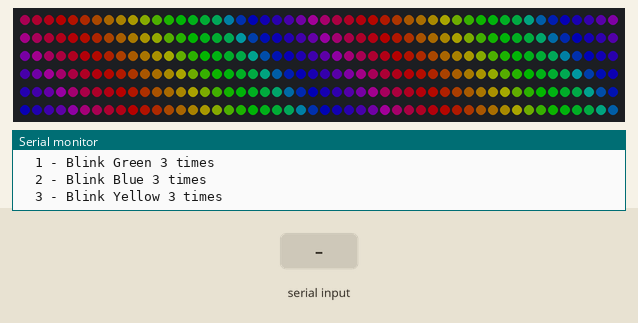
This sketch was run on a simulated ESP32. Shown: 300 RGB LEDs in strip order, left to right, continuing on the next row, the last lines printed to the serial monitor. Inputs (shaded band) come from the test bench. Dim RGB values are drawn brighter than linear.

Above: at 4.2 s.
4.3 s: "30,150\n" received over Serial
At 5.05 s:
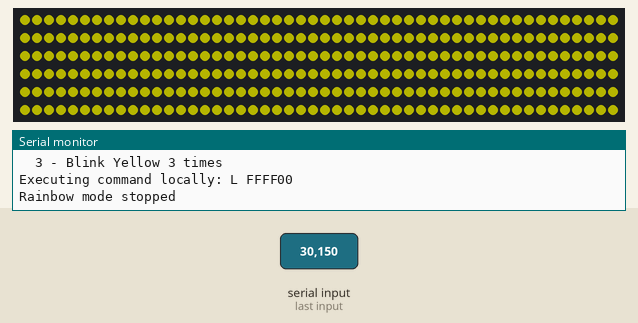
6.6 s: "2" received over Serial
At 8.41 s:
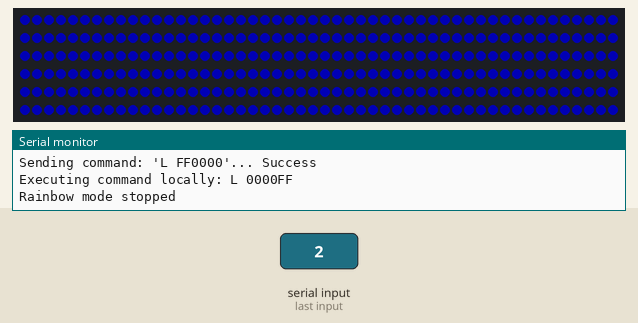
9.6 s: "S 90\n" received over Serial
At 10.44 s:
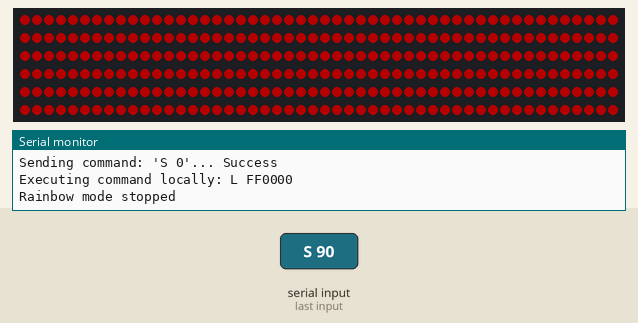
Timing chart, 0 to 12.6 s (numbered marks = the images above; inputs shaded):
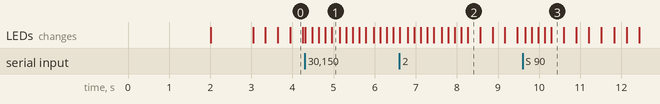

The sketch:

ledmaster.ino
```cpp
#include <FastLED.h>
#include <esp_now.h>
#include <WiFi.h>
#include <esp_wifi.h>

// LED settings
#define DATA_PIN 10 // Change to the data pin you are using for the master's LEDs
#define NUM_LEDS 300 // Change to the number of LEDs for the master
#define BLINK_INTERVAL 150
#define BLINK_COUNT 3

// ESP-NOW settings
#define CHANNEL 14
uint8_t broadcastAddr[] = {0xFF, 0xFF, 0xFF, 0xFF, 0xFF, 0xFF};

// Command definitions
#define CAM0_COMMAND "L FF0000" //RED
#define CAM1_COMMAND "L 00FF00" //GREEN
#define CAM2_COMMAND "L 0000FF" //BLUE
#define CAM3_COMMAND "L FFFF00" //YELLOW

#define DEBUG true

// Global LED variables
CRGB leds[NUM_LEDS];
bool rainbowMode = true;
unsigned long lastRainbowUpdate = 0;
uint8_t rainbowDelay = 20; // Default rainbow speed

// Forward declarations
void startRainbow();
void stopRainbow();
void rainbowCycle();
void blinkColor(CRGB color, int count, int intervalMs);
CRGB hexToCRGB(const String& hex);
void executeCommand(const String& command);

// ESP-NOW callback (not used in master)
void onReceiveData(const esp_now_recv_info_t *recvInfo, const uint8_t *incomingData, int len) {
  // Master does not need to receive data in this setup.
}

// Function to send a command via ESP-NOW
void sendCommand(const String& command) {
  esp_err_t sendResult = esp_now_send(broadcastAddr, (const uint8_t *)command.c_str(), command.length());
#if DEBUG
  Serial.print("Sending command: '");
  Serial.print(command);
  Serial.print("'... ");
  if (sendResult == ESP_OK) {
    Serial.println("Success");
  } else {
    Serial.println("Failed");
  }
#endif
}

void setup() {
  Serial.begin(115200);
  delay(2000); // Wait for serial to initialize

  // LED initialization
  FastLED.addLeds<WS2812B, DATA_PIN, GRB>(leds, NUM_LEDS);
  FastLED.setBrightness(64);
  FastLED.clear();
  FastLED.show();
  Serial.println("LED Master Controller Starting...");

  // WiFi setup
  WiFi.mode(WIFI_STA);
  esp_wifi_set_ps(WIFI_PS_NONE);
  WiFi.disconnect();
  delay(1000);

#if DEBUG
  Serial.print("This ESP32 MAC address: ");
  Serial.println(WiFi.macAddress());
#endif

  // Set a fixed channel
  esp_wifi_set_channel(CHANNEL, WIFI_SECOND_CHAN_NONE);

  // Initialize ESP-NOW
  if (esp_now_init() == ESP_OK) {
#if DEBUG
    Serial.println("ESP-NOW Ready");
#endif
    esp_now_register_recv_cb(onReceiveData);
  } else {
#if DEBUG
    Serial.println("ESP-NOW init failed");
#endif
    return;
  }

  // Add broadcast peer
  esp_now_peer_info_t peerInfo = {};
  memcpy(peerInfo.peer_addr, broadcastAddr, 6);
  peerInfo.channel = CHANNEL;
  peerInfo.encrypt = false;
  if (esp_now_add_peer(&peerInfo) != ESP_OK) {
#if DEBUG
    Serial.println("Failed to add broadcast peer");
#endif
  }

  startRainbow();

#if DEBUG
  Serial.println("\nMaster mode ready - enter a single character command:");
  Serial.println("  S - Start: Rainbow speed to max (S 0)");
  Serial.println("  E - End: Rainbow speed to default (S 20)");
  Serial.println("  0 - Blink Red 3 times");
  Serial.println("  1 - Blink Green 3 times");
  Serial.println("  2 - Blink Blue 3 times");
  Serial.println("  3 - Blink Yellow 3 times");
#endif
}

void loop() {
  // Handle serial commands
  if (Serial.available()) {
    char inChar = (char)Serial.read();
    String command = "";

    switch (inChar) {
      case 'S':
        command = "S 0"; // Fast Rainbow
        break;
      case 'E':
        command = "S 20"; // Slow Rainbow
        break;
      case '0':
        command = CAM0_COMMAND;
        break;
      case '1':
        command = CAM1_COMMAND;
        break;
      case '2':
        command = CAM2_COMMAND;
        break;
      case '3':
        command = CAM3_COMMAND;
        break;
    }

    if (command != "") {
      // Execute command locally on master
      executeCommand(command);
      // Send command to slaves
      sendCommand(command);
    }
  }

  // Update LED effects
  if (rainbowMode) {
    rainbowCycle();
  }
  delay(1); // Reduce CPU load
}

// --- LED Control Functions ---

void startRainbow() {
  rainbowMode = true;
  lastRainbowUpdate = 0;
#if DEBUG
  Serial.println("Rainbow mode started");
#endif
}

void stopRainbow() {
  rainbowMode = false;
  fill_solid(leds, NUM_LEDS, CRGB::Black);
  FastLED.show();
#if DEBUG
  Serial.println("Rainbow mode stopped");
#endif
}

void rainbowCycle() {
  unsigned long currentTime = millis();
  if (currentTime - lastRainbowUpdate >= rainbowDelay) {
    static uint8_t hue = 0;
    for (int i = 0; i < NUM_LEDS; i++) {
      leds[i] = CHSV(hue + (i * 10), 255, 255);
    }
    FastLED.show();
    hue += 5;
    lastRainbowUpdate = currentTime;
  }
}

void blinkColor(CRGB color, int count, int intervalMs) {
  stopRainbow();
  for (int i = 0; i < count; i++) {
    fill_solid(leds, NUM_LEDS, color);
    FastLED.show();
    delay(intervalMs);
    fill_solid(leds, NUM_LEDS, CRGB::Black);
    FastLED.show();
    if (i < count - 1) delay(intervalMs);
  }
  startRainbow();
}

CRGB hexToCRGB(const String& hex) {
  String cleanHex = hex;
  if (cleanHex.startsWith("#")) {
    cleanHex = cleanHex.substring(1);
  }
  if (cleanHex.length() != 6) return CRGB::Black;
  long number = strtol(cleanHex.c_str(), NULL, 16);
  return CRGB((number >> 16) & 0xFF, (number >> 8) & 0xFF, number & 0xFF);
}

void executeCommand(const String& command) {
#if DEBUG
  Serial.printf("Executing command locally: %s\n", command.c_str());
#endif
  if (command.startsWith("L ")) {
    String colorStr = command.substring(2);
    colorStr.trim();
    CRGB color = hexToCRGB(colorStr);
    blinkColor(color, BLINK_COUNT, BLINK_INTERVAL);
  } else if (command.startsWith("S ")) {
    int delay = command.substring(2).toInt();
    if (delay >= 0 && delay <= 1000) {
      rainbowDelay = delay;
    }
  }
}
```

Measured:
- after the input at 4.3 s, the LEDs: change at once (image 1)
- after the input at 6.6 s, the LEDs: first differ from a run without the input after 1.0 s (image 2)
- after the input at 9.6 s, the LEDs: change after 0.06 s (image 3)
